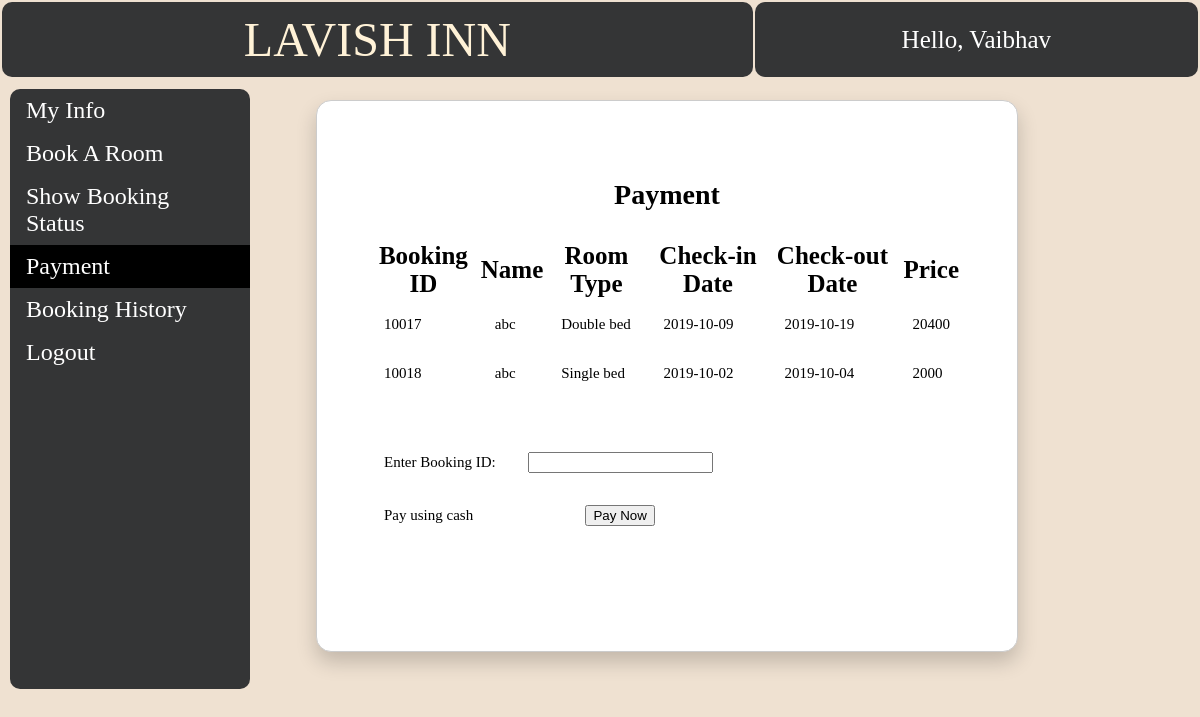
The page /user_payment.php on the database its author committed.
### tables this page shows
CREATE TABLE `temp_session` (
  `phone` int(11) NOT NULL,
  `password` varchar(20) NOT NULL,
  `name` varchar(20) NOT NULL,
  `email` varchar(30) NOT NULL,
  `idproof` varchar(20) NOT NULL,
  `dob` date NOT NULL
);

CREATE TABLE `confirmed_booking` (
  `phone` int(11) NOT NULL,
  `name` varchar(20) NOT NULL,
  `idproof` varchar(20) NOT NULL,
  `room_type` varchar(20) NOT NULL,
  `checkin` date NOT NULL,
  `checkout` date NOT NULL,
  `days` int(11) NOT NULL,
  `ac` varchar(5) NOT NULL,
  `breakfast` varchar(5) NOT NULL,
  `lunch` varchar(5) NOT NULL,
  `snacks` varchar(5) NOT NULL,
  `dinner` varchar(5) NOT NULL,
  `swimming` varchar(5) NOT NULL,
  `price` int(11) NOT NULL,
  `book_id` int(11) NOT NULL
);

### user_payment.php (the view, shortened to what this page needs)
<!DOCTYPE html>
<html>
<head>
</head>
<body>
	<?php
		$conn = new mysqli("localhost","root","", "iwp");
		$sql = "SELECT * from temp_session";
		$result=mysqli_query($conn, $sql);
		$row=mysqli_fetch_row($result); ?>
	<table style="width: 100%;">
		<tr>
			<td id="td1" style="padding: 10px; font-size: 48px;"> <p style="color: #FFF2D7; font-size: 48px; display: inline;">LAVISH INN</p></td>
			<td id="td1" style="font-size: 25px; text-align: center;">Hello, <?php echo $row[2]; ?></td>
		</tr>
	</table>
	<ul>
		<li><a href="user_view.php" >My Info</a></li>
		<li><a href="bookroom.php">Book A Room</a></li>
		<li><a href="user_room_status.php">Show Booking Status</a></li>
		<li><a href="user_payment.php" class="active">Payment</a></li>
		<li><a href="user_booking_history.php">Booking History</a></li>
		<li><a href="index.php">Logout</a></li>
	</ul>
	<div style="margin-left:25%;padding:1px 16px;height:100% ;position:relative;">
			<div class="basic_box"><table>
				<h3 style="font-size: 28px; text-align: center;">Payment</h3>
				<tr style="font-size:25px;">
					<th>Booking ID</th>
					<th>Name</th>
					<th>Room Type</th>
					<th>Check-in Date</th>
					<th>Check-out Date</th>
					<th>Price</th>
				</tr>
				<tr>
				<?php
					$conn = new mysqli("localhost","root","", "iwp");
					$sql1 = "SELECT * from confirmed_booking";
					if ($result=mysqli_query($conn,$sql1))
				  	{
				  		while ($row=mysqli_fetch_row($result))
				    	{
				    		?>
				    		<td><?php echo $row[14]; ?></td>
				   			<td><?php echo $row[1]; ?></td>
				   			<td><?php echo $row[3]; ?></td>
				   			<td><?php echo $row[4]; ?></td>
				    		<td><?php echo $row[5]; ?></td>
				    		<td><?php echo $row[13]; ?></td>
				</tr><?php
				    	}
				    }?>
				</table><br><br>
				<table>
				<tr>
					<td colspan="1">Enter Booking ID:</td>
					<td colspan="2">
						<form action="payment.php" method="post">
							<input type="number" name="book_id" required>
							<tr><td>Pay using cash</td><td style="text-align: center;"><button type="submit">Pay Now</button></td></tr>
						</form>
					</td>
				</tr>
		</table><br></div>
	</div>
</body>
</html>

### user_payment.php (style rules this page uses)
body { margin: 0; background: #f2f2f2; background: #EFE1D1; }
table { font-size: 30px; }
td { padding: 15px; }
#td1 { background-color: rgb(52, 53, 54); color: white; border: 10px; margin-top: -10px; padding: 10px; text-align: center; border-radius:10px; }
ul { list-style-type: none; margin: 10px; margin-bottom:20px; padding: 0; width: 20%; font-size: 24px; background-color: rgb(52, 53, 54); text-decoration: none; position: fixed; height: 600px; overflow: auto; border-radius:10px; }
li { color: white; }
li a { display: block; color: white; padding: 8px 16px; text-decoration: none; }
li a.active { background-color: black; color: white; }
.basic_box { background: white; border: 1px solid #ccc; border-radius: 15px; width: 600px; height : 450px; padding: 50px; margin-top:20px; margin-left:0px; box-shadow: 0 10px 20px rgba(0,0,0,0.19); }
tr { font-size:15px; }

### rows shown on the page
temp_session: name "Vaibhav"
confirmed_booking: book "10017", name "abc", room_type "Double bed", checkin "2019-10-09", checkout "2019-10-19", price "20400"
confirmed_booking: book "10018", name "abc", room_type "Single bed", checkin "2019-10-02", checkout "2019-10-04", price "2000"
